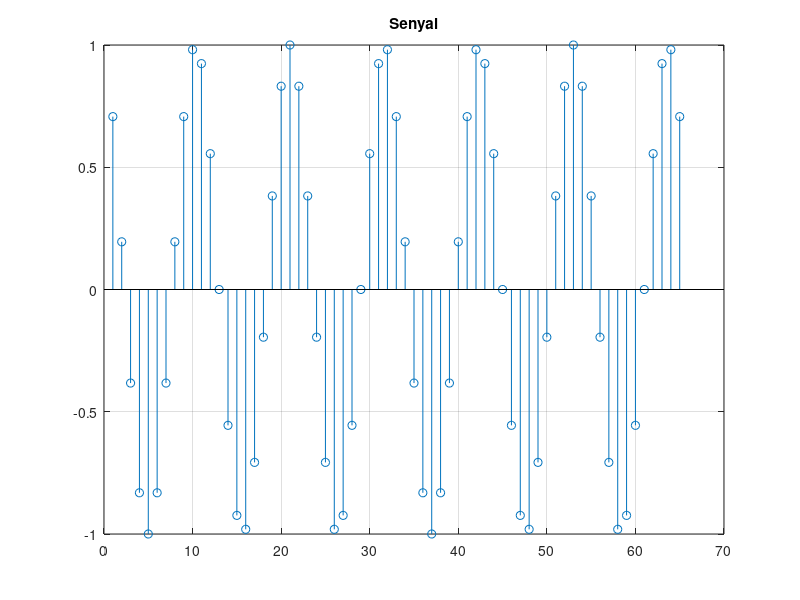

This chart was generated by the following MATLAB code: (Note: this script raises an error after producing the figure.)
%% Teoria de Senyal: Pràctica 2 de laboratori:
%% Damià Casas & Pau Manyer

%% Estudi Previ:
clear all;
clc
close all;
% 2.6)
k0=3; N=32;
Omega=2*pi*(k0/N);
phi = pi/4;
f=@(n)(cos(Omega*n + phi));
y=f([0:64]);
% Recordar que k va de 0 a N-1
v=fft(y,N);

figure(1)
stem( y)
grid on
title("Senyal")
print('./eps/primerDibSenyal','-depsc','-tiff')
count = 1;
XN = zeros(1, N);

funcio = @(k)(0.5*((1-(exp(1i*2*(pi/N)*(k0-k)) + exp(-1i*2*(pi/N)*(k0+k))).^(N-1))./( 1- (exp(1i*2*(pi/N)*(k0-k)) + exp(-1i*2*(pi/N)*(k0+k))))));

for k=0:N
    %a=(1-exp(1i*2*pi*(k0-k)))/(1-exp(1i*2*(pi/N)*(k0-k)));
    %b=(1-exp(-1i*2*pi*(k0+k)))/(1-exp(-1i*2*(pi/N)*(k0+k)));
    XN(count)=cosDFT(k, k0, N, phi);
    count = count + 1;
end
ks=0:N;

figure(2)
stem([0:N-1] ,abs(v))
grid on
title("Amb fft de matlab")
ylabel('Valor absolut')
xlabel('k')
print('./eps/ambNostre','-depsc','-tiff')
figure(3)
stem([0:N], abs(XN))
grid on
title("Amb formula trobada")
ylabel('Valor absolut')
xlabel('k')
print('./eps/ambNostre','-depsc','-tiff')


%%

% 2.1)

clear all
close all
clc

h=randn(1,1e3);
x=randn(1,1e7);

expo=[10:20];
N=2.^expo;
for k=1:length(N)
    tic; y1=conv(x,h); tlist1(k)=toc;
    tic; y2=process(x,h,N(k)); tlist2(k)=toc;
    error = abs(y1-y2);
    maxerrorlist(k)=max(abs(error));
end

figure(5)
plot(expo,tlist1)
grid on
hold on
plot([10:20],tlist2)
xlabel("\nu")
ylabel("s")
title("Comparació de la durada de computació")
legend("conv()", "process()", "Location", "best")
print('./eps/durada12','-depsc','-tiff')


figure(6)
semilogy(expo,maxerrorlist)
grid on
xlabel("\nu")
ylabel("Max(abs(y_1-y_2))")
title("Màxim error absolut")
print('./eps/error','-depsc','-tiff')


%%
close all

L = 1000;
funcio23 = @(nu)((4*(2.^nu).*(1+nu))./(2.^nu - L + 1));
plot(expo, funcio23(expo))
grid on;
title("Multiplicacions necesaries per process");
legend("conv()", "Location", "best")
print -deps aprox23


%%
% 2.2)

clear all
clc
close all
% Fem el senyal 32
load('./DIAL_data/N32.MAT')

% Dibuixeu el senyal
figure(7)
stem(x)
grid on
xlabel("x")
ylabel("y")
title("Senyal")
print('./eps/dibuixSenyal','-dpdf', '-bestfit')


% Quina és la duració del senyal:
fs=8e3; Ts=1/fs;
L=length(x);
N = L;
display(L,'la llargada de x és')
display(L,'La duració del senyal en número de mostres és')
display(Ts*L,'La duració del senyal en segons és')

% Escoltem el senyal:
player = audioplayer(x,fs);
play(player);


% DFT i dibuix del mòdul:

X=fft(x);
figure(8)
plot(abs(X))
grid on
print('./eps/dft','-depsc', '-tiff')

% Trobi els índexs (valors de k) per a cadascun dels 4 pics de la DFT.
Mod=abs(X);
[values,loc]=sort(Mod);
klist=[values(end-3) values(end-2) values(end-1) values(end)];
locationPics=[loc(end-3) loc(end-2) loc(end-1) loc(end)];

% Obtingui les freqüències digitals corresponents als dos pics detectats
Omega1=2*(pi/N)*locationPics(1);
Omega2=2*(pi/N)*locationPics(3);

discreteOmegas= 2*(pi/N).*locationPics;
% Quines són les freqüències analògiques (en Hz) corresponents a les freqüències
% digitals anteriors?
analogOmegas = discreteOmegas.*fs;
analogFreqs = analogOmegas./(2*pi);

w1=Omega1*fs;
w2=Omega2*fs;

f1=w1/(2*pi);
f2=w2/(2*pi);

% Quina és la tecla corresponent al senyal x utilitzant la Figura 1?

%Tallem la senyal:
onTallar1 = 3/4*L;
onTallar2 = 1/2*L;

senyal1 = x([1:onTallar1]);
senyal2 = x([1:onTallar2]);

dft1 = fft(senyal1, N);
dft2 = fft(senyal2, N);

figure()
plot(abs(dft1))
xlabel('k')
title('DFT de 3/4 del senyal')
grid on
print('./eps/dft1','-depsc', '-tiff')

figure()
plot(abs(dft2))
xlabel('k')
title('DFT de 1/2 del senyal')
grid on
print('./eps/dft2','-depsc', '-tiff')

zeroPad=fft(x, 2^16);
figure()
stem(abs(zeroPad), 'Marker', 'none')
grid on

%% Ultim apartat 2.3.3
close all;
N = 1024;
n = [1:N];
hamm = hamming(N);
hammingWindowing = hamm'.*x;

figure()
stem(hamm);
xlabel('n');
ylabel('w[n]')
title('Hamming windowing mida N');
print('./eps/hamming','-depsc', '-tiff')

figure();
stem(hammingWindowing);
xlabel('n');
ylabel('x[n]')
title('Hamming windowing mida N aplicat a la senyal.');
print('./eps/hammingSignal','-depsc', '-tiff')

frecuencyDomainBartlett = fft(hamm);
figure()
stem(20*abs(frecuencyDomainBartlett), 'Marker', 'none')
set(gca,'yscal','log')
%semilogy(n, abs(frecuencyDomainBartlett))
ylabel('dB');
xlabel('k');
title('Fft Hamming');
print('./eps/hammingFreq','-depsc', '-tiff')
% Per veure-ho millor:
frecuencyDomainBartlett = fft(hamm, 2^16);
figure()
%stem(20*abs(frecuencyDomainBartlett), 'Marker', 'none')
%set(gca,'yscal','log')
semilogy([1:1:2^16], 20*abs(frecuencyDomainBartlett))
ylabel('dB');
xlabel('k');
title('Fft Hamming');
print('./eps/hammingFreqP','-depsc', '-tiff')

barletFft = fft(hammingWindowing);
figure;
stem(abs(barletFft), 'Marker', 'none');
xlabel('k');
title('FFT de windowed signal amb Hamming de N');
print('./eps/hammingSignalFFt','-depsc', '-tiff');

% Ara amb bartlett
hamm = bartlett(N);
hammingWindowing = hamm'.*x;

figure()
stem(hamm);
xlabel('n');
ylabel('w[n]')
title('Bartlett windowing mida N');
print('./eps/bartlett','-depsc', '-tiff')

figure();
stem(hammingWindowing);
xlabel('n');
ylabel('x[n]')
title('Bartlett windowing mida N aplicat a la senyal.');
print('./eps/bartlettSignal','-depsc', '-tiff')

frecuencyDomainBartlett = fft(hamm);
figure()
stem(20*abs(frecuencyDomainBartlett), 'Marker', 'none')
set(gca,'yscal','log')
%semilogy(n, abs(frecuencyDomainBartlett))
ylabel('dB');
xlabel('k');
title('Fft Bartlett');
print('./eps/bartlettFreq','-depsc', '-tiff')
% Per veure-ho millor:
frecuencyDomainBartlett = fft(hamm, 2^16);
figure()
%stem(20*abs(frecuencyDomainBartlett), 'Marker', 'none')
%set(gca,'yscal','log')
semilogy([1:1:2^16], 20*abs(frecuencyDomainBartlett))
ylabel('dB');
xlabel('k');
title('Fft bartlett');
print('./eps/bartlettFreqP','-depsc', '-tiff')

barletFft = fft(hammingWindowing);
figure;
stem(abs(barletFft), 'Marker', 'none');
xlabel('k');
title('FFT de windowed signal amb Bartlett de N');
print('./eps/bartlettSignalFFt','-depsc', '-tiff');


%Ara partint la senyal fins a 1/4:

N = 256;
XX = x(1:256);
n = [1:N];
hamm = hamming(N);
hammingWindowing = hamm'.*XX;

figure()
stem(hamm);
xlabel('n');
ylabel('w[n]')
title('Hamming windowing mida N');

figure();
stem(hammingWindowing);
xlabel('n');
ylabel('x[n]')
title('Hamming windowing mida N aplicat a la senyal.');

frecuencyDomainBartlett = fft(hamm);
figure()
stem(20*abs(frecuencyDomainBartlett), 'Marker', 'none')
set(gca,'yscal','log')
%semilogy(n, abs(frecuencyDomainBartlett))
ylabel('dB');
xlabel('k');
title('Fft Hamming');
% Per veure-ho millor:
frecuencyDomainBartlett = fft(hamm, 2^16);
figure()
%stem(20*abs(frecuencyDomainBartlett), 'Marker', 'none')
%set(gca,'yscal','log')
semilogy([1:1:2^16], 20*abs(frecuencyDomainBartlett))
ylabel('dB');
xlabel('k');
title('Fft Hamming');

barletFft = fft(hammingWindowing);
figure;
stem(abs(barletFft), 'Marker', 'none');
xlabel('k');
title('FFT de windowed signal amb Hamming de N');
print('./eps/hammingSignalFFtW','-depsc', '-tiff');

% Ara amb bartlett
hamm = bartlett(N);
hammingWindowing = hamm'.*XX;

figure()
stem(hamm);
xlabel('n');
ylabel('w[n]')
title('Bartlett windowing mida N');

figure();
stem(hammingWindowing);
xlabel('n');
ylabel('x[n]')
title('Bartlett windowing mida N aplicat a la senyal.');

frecuencyDomainBartlett = fft(hamm);
figure()
stem(20*abs(frecuencyDomainBartlett), 'Marker', 'none')
set(gca,'yscal','log')
%semilogy(n, abs(frecuencyDomainBartlett))
ylabel('dB');
xlabel('k');
title('Fft Bartlett');
% Per veure-ho millor:
frecuencyDomainBartlett = fft(hamm, 2^16);
figure()
%stem(20*abs(frecuencyDomainBartlett), 'Marker', 'none')
%set(gca,'yscal','log')
semilogy([1:1:2^16], 20*abs(frecuencyDomainBartlett))
ylabel('dB');
xlabel('k');
title('Fft bartlett');

barletFft = fft(hammingWindowing);
figure;
stem(abs(barletFft), 'Marker', 'none');
xlabel('k');
title('FFT de windowed signal amb Bartlett de N');
print('./eps/bartlettSignalFFtWW','-depsc', '-tiff');

%%

% Si X es una matriz, fft(X) trata las columnas de X como vectores y
% devuelve la transformada de Fourier de cada columna. Tornarà la FFT de
% tants punts com hi hagin a les columnes.

% If Y is a matrix, then ifft(Y) returns the inverse transform of each column of the matrix.

function yb=cc(xb,H) 
% Convolucio circular d'ordre N=Lh+Lx-1 (implicita en llargada de H). Helper de process.
% INPUT:
%   xb: bloc de mida M.
%   H: Fourier transform de respota impulsional h(n). Ha de ser allargat
%       amb 0s fins N
% OUTPUT:
%   yb: convolucio circular

N=length(H);
xb=[xb zeros(1,N-length(xb))]; % Fem el vector més llarg
X=fft(xb,N); % Fast Fourier trransform
Y=X.*H;
yb=ifft(Y,N); %La inversa de la fft tornara el producte circular. Si 
end

function y=process(x,h,N)
% Calcula la senyal de sortida de un sistema FIR trencant-la en blocs i
% fent la fast fourirer transform.
% INPUT:
%   x: senyal de entrada.
%   h: resposta impulsional
%   N: Ordre de la FFT.
% OUTPUT:
%   y: senyal de sortida
L=length(h);   % Calculem la longitud del vector h
Lx=length(x);
M=N-L+1;  % Calculem la maxima longitud de M. Si fos mes petit, 
% al fer la inversa dona la convolucio circular i no seria igual a la lineal
h=[h zeros(1,N-L)];
%H=fft(h,N);
H=fft(h,N);  % Calculem la DFT de N punts de h, tindra llargada L+M-1
P=ceil(Lx/M);  % Calculem P i ens assegurem que es enter arrodonint cap a dalt
% El ultim bloc sera mes petit que M
longY = L+Lx-1; % llargada que tindra la convolucio final
y=zeros(1,longY);
for r=1:P-1 % Per els P-1 primers blocs de llargada M
    xi=x((r-1)*M+1:r*M);
    yi=cc(xi,H); % cc calcula la convolucio (circular = lineal) entre el bloc xi i H
    A=(r-1)*M;
    temp = y(A+1:A+length(yi));    % Aquest troç concatena adequadament els
    temp = temp + yi;              % blocs yi
    y([A+1:A+length(yi)]) = temp;
end
% Ultim bloc:
xi=x([(P-1)*M+1:end]);  % per els valors sobrants de x tambe calculem la
yi=cc(xi,H);            % convolucio amb H i concatenem y
temp = y((P-1)*M+1:end);
temp = temp + yi(1:length(temp));
y((P-1)*M+1:end) = temp;

end


function y=cosDFT(k,k0, N, phi)
    if (k == k0) 
        y = (N/2)*exp(1i*phi);
    elseif (k == (N - k0))
        y = (N/2)*exp(-1i*phi);
    else
        y = 0;
    end
end


function v = berlettWindowing(n,N)
    v = (N-1)/2 - abs(n-(N-1)./2);
end

